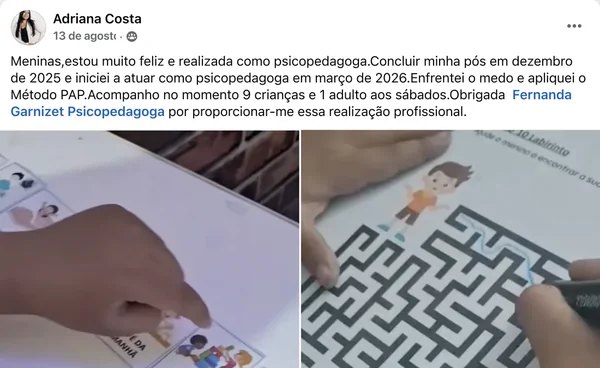
#> input picture site/assets/img/depoimentos/adriana-costa-600.webp, 600 x 368 px, given in place of michele-texto.png, which was not available
$ python depoimentos_montados.py
#> lines starting #> are read from the running program, lines starting #| are printed output that depends on the picture; after the words box and inside, x2 and y2 are one past the last pixel; in counts of white or black regions, pixels touching at a corner belong together; pictures that were not available may be replaced by others from this repository, and a replacement may not be noted
"""Monta os depoimentos da Michele e da Fernanda Oliveira, que vieram em dois prints
(perfil + texto), no mesmo formato dos outros: cabeçalho com foto e nome e o texto
embaixo, com os trechos pedidos pela cliente marcados e alguns em "zoom".

Coordenadas em tela de 2000px de largura (o print tem 3420px).
Uso: python3 scripts/depoimentos_montados.py
"""
from pathlib import Path
from PIL import Image, ImageDraw, ImageFilter, ImageFont, ImageChops

ROOT = Path(__file__).resolve().parent.parent
SRC = ROOT / "_originais" / "depoimentos"
OUT = ROOT / "site" / "assets" / "img" / "depoimentos"
K = 3420 / 2000
MAX_W = 1100
MARKER = (255, 236, 140)

POSTS = {
    "michele": {
        "nome": "Michelle Machado",
        "perfil": "michele-perfil.png",
        "avatar": (240, 827, 203),  # centro x, centro y, raio
        "texto": "michele-texto.png",
        "recorte": (500, 162, 1910, 1246),
        # trechos marcados: (x0, y0, x1, y1)
        "marcar": [
            (556, 337, 1698, 373),
            (1186, 505, 1764, 541),
            (556, 841, 1766, 877),
            (556, 878, 922, 914),
            (556, 1118, 1162, 1154),
        ],
        # trechos que "saltam" ampliados
        "zoom": [(556, 337, 1698, 373), (556, 1118, 1162, 1154)],
    },
    "fernanda-oliveira": {
        "nome": "Fernanda Oliveira",
        "perfil": "fernanda-perfil.png",
        "avatar": (483, 793, 282),
        "texto": "fernanda-texto.png",
        "recorte": (505, 157, 1690, 1228),
        "marcar": [
            (990, 652, 1618, 686),
            (528, 686, 1012, 720),
            (1526, 719, 1556, 752),
            (528, 752, 1636, 786),
            (528, 786, 1550, 819),
            (528, 819, 1182, 852),
            (884, 852, 1262, 885),
            (622, 1018, 1662, 1051),
            (528, 1051, 1492, 1084),
        ],
        "zoom": [(884, 852, 1262, 885), (922, 1051, 1440, 1084)],
    },
}


def font(size, bold=False):
    f = ImageFont.truetype("/System/Library/Fonts/SFNS.ttf", size)
    try:
        f.set_variation_by_name("Bold" if bold else "Regular")
    except Exception:
        pass
    return f


def px(box):
    return tuple(round(v * K) for v in box)


def avatar(perfil, cx, cy, r, d):
    im = Image.open(SRC / perfil).convert("RGB")
    cx, cy, r = cx * K, cy * K, r * K
    face = im.crop((round(cx - r), round(cy - r), round(cx + r), round(cy + r))).resize((d * 4, d * 4), Image.LANCZOS)
    mask = Image.new("L", face.size, 0)
    ImageDraw.Draw(mask).ellipse((0, 0, face.width - 1, face.height - 1), fill=255)
    face = face.resize((d, d), Image.LANCZOS)
    return face, mask.resize((d, d), Image.LANCZOS)


def tint(region):
    """Pinta o fundo branco de amarelo-marca-texto sem mexer na letra."""
    layer = Image.new("RGB", region.size, MARKER)
    return ImageChops.multiply(region, layer)


def build(slug, p):
#> called with slug = 'michele'
    texto = Image.open(SRC / p["texto"]).convert("RGB")
#> texto is the input picture: PIL image 600x368 RGB; mean R, G, B 169.7, 167.8, 172.1
    rx0, ry0, rx1, ry1 = px(p["recorte"])
    body = texto.crop((rx0, ry0, rx1, ry1))
#> body: PIL image 2411x1854 RGB; every value is 0
    off = lambda b: (b[0] - rx0, b[1] - ry0, b[2] - rx0, b[3] - ry0)

    for b in p["marcar"]:
        x0, y0, x1, y1 = off(px(b))
        pad = 6
        box = (x0 - pad, y0 + 2, x1 + pad, y1 - 2)
        body.paste(tint(body.crop(box)), box)

    # zoom: o trecho é recortado já marcado, ampliado e colado por cima com sombra
    for b in p["zoom"]:
        x0, y0, x1, y1 = off(px(b))
        pad = 14
        seg = body.crop((x0 - pad, y0 - 4, x1 + pad, y1 + 4))
        z = 1.16
        seg = seg.resize((round(seg.width * z), round(seg.height * z)), Image.LANCZOS)
        cx, cy = (x0 + x1) / 2, (y0 + y1) / 2
        nx = round(cx - seg.width / 2)
        nx = max(8, min(nx, body.width - seg.width - 8))
        ny = round(cy - seg.height / 2)
        shadow = Image.new("L", (seg.width + 80, seg.height + 80), 0)
        ImageDraw.Draw(shadow).rounded_rectangle((40, 48, 40 + seg.width, 48 + seg.height), 18, fill=120)
        shadow = shadow.filter(ImageFilter.GaussianBlur(18))
        body.paste((60, 50, 20), (nx - 40, ny - 40), shadow)
        m = Image.new("L", seg.size, 0)
        ImageDraw.Draw(m).rounded_rectangle((0, 0, seg.width - 1, seg.height - 1), 14, fill=255)
        body.paste(seg, (nx, ny), m)
#> this loop made 2 passes
#> pass 1, in build, `shadow = shadow.filter(ImageFilter.GaussianBlur(18))`:
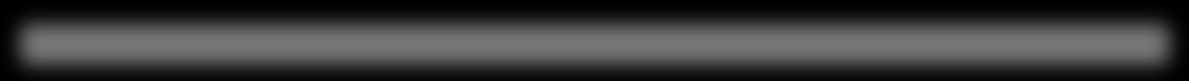
#> shadow: PIL image 2378x161 L (shown at 1/2 size); min 0, max 118, mean 58.8
#> after the loop:
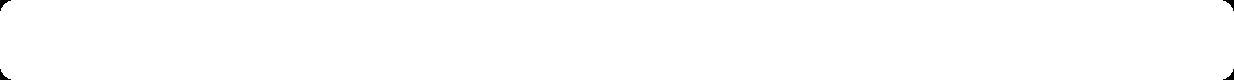
#> m: PIL image 1234x80 L; 99.8% white; 4 black regions, box (x1, y1, x2, y2) and area: (0, 0, 11, 11) 46, (1223, 0, 1234, 11) 46, (0, 69, 11, 80) 46, (1223, 69, 1234, 80) 46
#> after the loop: seg: PIL image 1234x80 RGB; every value is 0
#> after the loop:
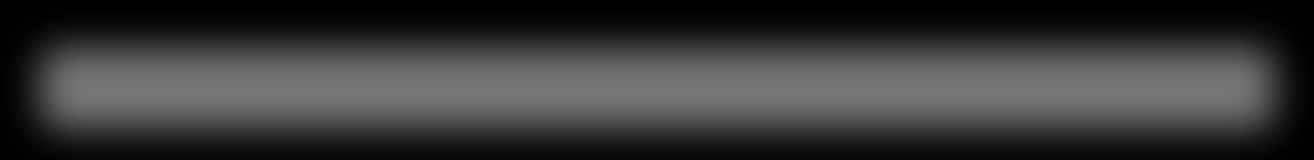
#> shadow: PIL image 1314x160 L; min 0, max 118, mean 56.8

    # cabeçalho no padrão dos outros prints (escala do print original)
    pad_l = round(56 * K)
    head_h = round(150 * K)
    d = round(96 * K)
    card = Image.new("RGB", (body.width, head_h + body.height), "white")
#> card: PIL image 2411x2110 RGB; every value is 255
    face, mask = avatar(p["perfil"], *p["avatar"], d)
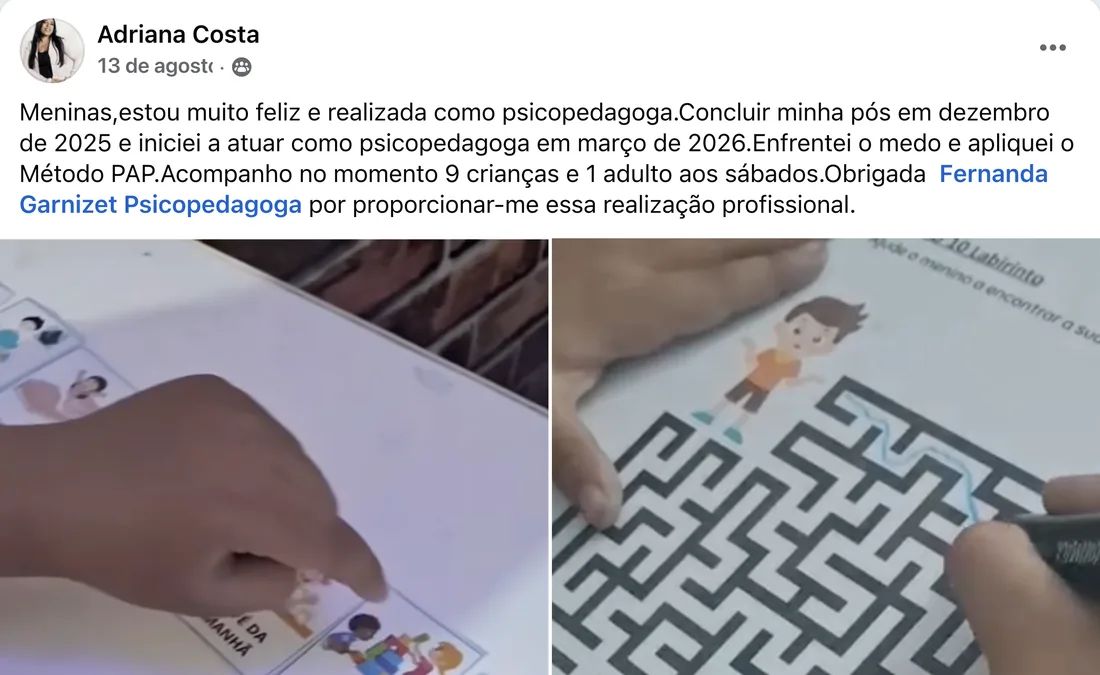
#> input picture site/assets/img/depoimentos/adriana-costa.webp, 1100 x 675 px, given in place of michele-perfil.png, which was not available
#> in avatar, im is the input picture: PIL image 1100x675 RGB; mean R, G, B 170.2, 168.1, 172.7
#> in avatar, `face = im.crop((round(cx - r), round(cy - r), round(cx + r), round(cy ..`: face: PIL image 656x656 RGB; every value is 0
#> in avatar, `mask = Image.new("L", face.size, 0)`: mask: PIL image 656x656 L; every value is 0
#> in avatar, `ImageDraw.Draw(mask).ellipse((0, 0, face.width - 1, face.height - 1), ..`:
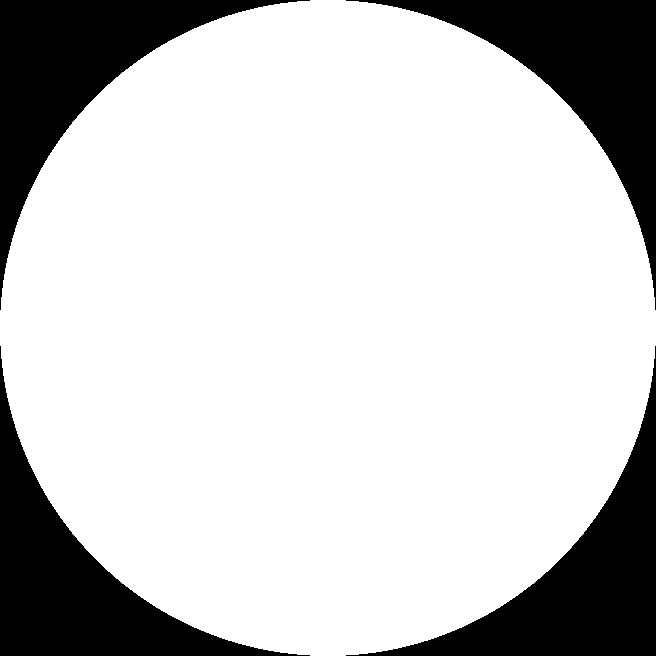
#> mask: PIL image 656x656 L; 78.5% white; 4 black regions, box (x1, y1, x2, y2) and area: (0, 0, 310, 310) 23112, (346, 0, 656, 310) 23112, (0, 346, 310, 656) 23112, (346, 346, 656, 656) 23112
#> in avatar, `face = face.resize((d, d), Image.LANCZOS)`: face: PIL image 164x164 RGB; every value is 0
#> mask: PIL image 164x164 L
    ay = round(28 * K)
    card.paste(face, (pad_l - round(28 * K), ay), mask)
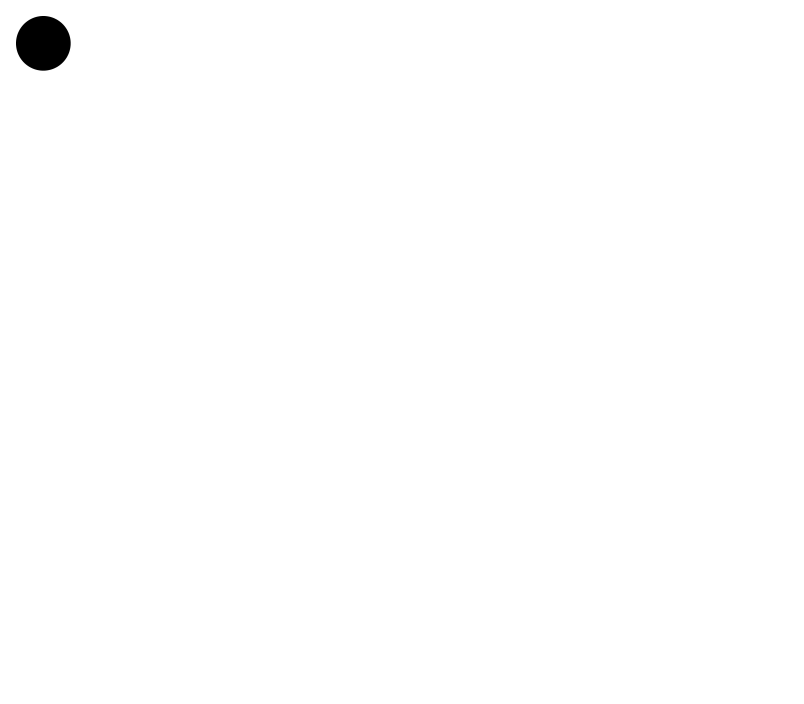
#> card: PIL image 2411x2110 RGB (shown at 1/3 size); min 0, max 255, mean 253.9
    dr = ImageDraw.Draw(card)
    tx = pad_l - round(28 * K) + d + round(20 * K)
    dr.text((tx, ay + round(10 * K)), p["nome"], font=font(round(36 * K), True), fill=(5, 5, 5))
    dr.text((tx, ay + round(56 * K)), "Psicopedagogas na Prática", font=font(round(28 * K)), fill=(101, 103, 107))
    for i in range(3):
        cxd = body.width - round((60 - i * 16) * K)
        rr = round(4 * K)
        dr.ellipse((cxd - rr, ay + round(40 * K) - rr, cxd + rr, ay + round(40 * K) + rr), fill=(80, 80, 80))
    card.paste(body, (0, head_h))
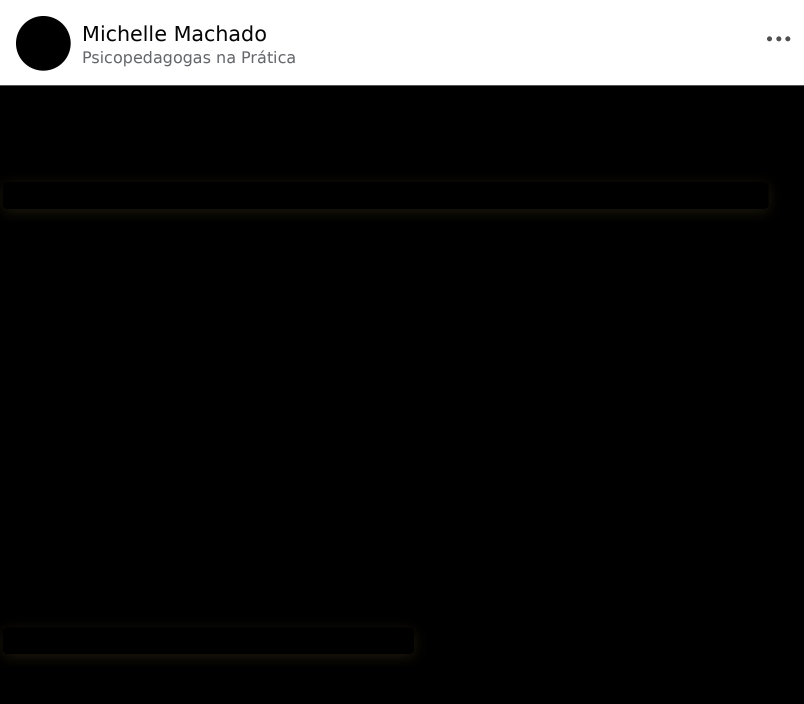
#> card: PIL image 2411x2110 RGB (shown at 1/3 size); mean R, G, B 29.6, 29.6, 29.4

    if card.width > MAX_W:
        card = card.resize((MAX_W, round(card.height * MAX_W / card.width)), Image.LANCZOS)
#> card: PIL image 1100x963 RGB
    card.save(OUT / f"{slug}.webp", "WEBP", quality=84, method=6)
    print(slug, card.size)
#| michele (1100, 963)


if __name__ == "__main__":
    OUT.mkdir(parents=True, exist_ok=True)
    for slug, p in POSTS.items():
#> (the run stopped early here; a loop or call above may not have finished)
